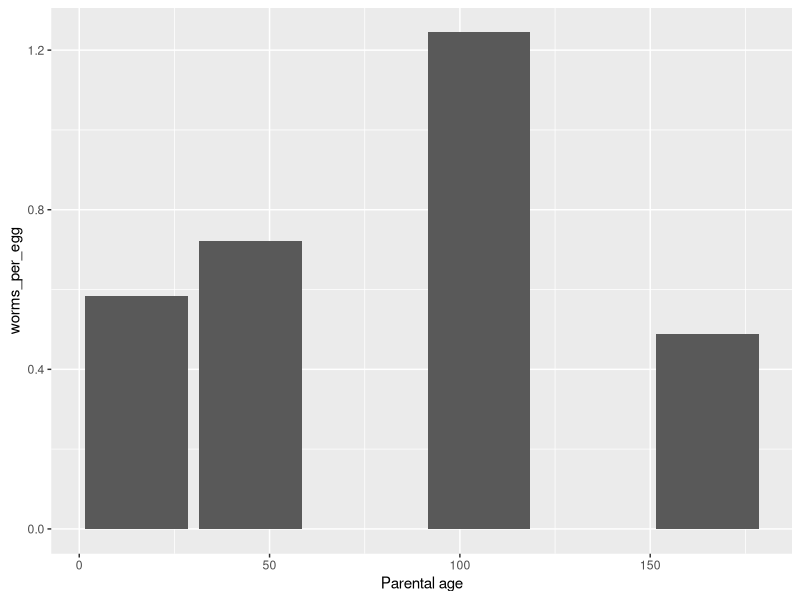

Write R code to recreate this figure.
## ---- chunk 1
knitr::opts_chunk$set(
  eval      = TRUE,
  comment   = "#",
  results   = "hold",
  message = FALSE,
  warning = FALSE,
  # collapse  = TRUE,
  fig.align = "center")
## ---- chunk 2
library(tidyverse) # this loads both dplyr and tidyr, along with other packages
library(readxl) # to read Excel files
## ---- chunk 3
# original URL:
# https://datadryad.org/stash/dataset/doi:10.5061/dryad.2k11f
dt <- read_xlsx("data/Lippens_2017.xlsx") 
## ---- chunk 4
class(dt)
## ---- chunk 5
filter(dt, `time post-infection` == 28)
## ---- chunk 6
select(dt, id, `number of adult worms`)
## ---- chunk 7
distinct(select(dt, id))
## ---- chunk 8
dt %>% # take a data table
  select(id) %>% # select a column
  distinct() # remove duplicates
## ---- chunk 9
dt %>% summarise(avg = mean(`fecal egg count`, na.rm = TRUE))
## ---- chunk 10
dt %>% summarise(avg = mean(`fecal egg count`, na.rm = TRUE), 
                 sd = sd(`fecal egg count`, na.rm = TRUE), 
                 median = median(`fecal egg count`, na.rm = TRUE))
## ---- chunk 11
dt %>% group_by(`Parental age`) %>% 
  summarise(mean = mean(`fecal egg count`, na.rm = TRUE))
## ---- chunk 12
dt %>% arrange(`number of adult worms`)
dt %>% arrange(desc(`number of adult worms`))
## ---- chunk 13
dt %>% rename(pa = `Parental age`)
## ---- chunk 14
dt %>% 
  filter(`time post-infection` == 28) %>% 
  mutate(worms_per_egg = `fecal egg count` / `number of adult worms`)
## ---- chunk 15
dt %>% 
  filter(`time post-infection` == 28) %>% 
  mutate(worms_per_egg = `fecal egg count` / `number of adult worms`) %>% 
  ggplot() + aes(x = `Parental age`, y = worms_per_egg) + geom_col(position = "dodge")
## ---- chunk 16
test <- tibble("indivudual" = c("ind1", "ind2"), 
               "Task A" = c(1, 3), 
               "Task B" = c(4, 1))
test
## ---- chunk 17
test %>% gather(Task, Score, 2:3)
## ---- chunk 18
test <- tibble(location = c("one", "one", "two", "two"), 
               month = c("June", "July", "June", "July"), 
               rainfall = c(12, 14, 6, 8))
test
## ---- chunk 19
test %>% spread(month, rainfall)
## ---- chunk 20
test <- tibble(name = c("Allesina, Stefano", "Kondrashov, Dmitry", "Smith, Julia"))
test
## ---- chunk 21
test %>% separate(name, into = c("last_name", "first_name"), sep = ", ")
## ---- chunk 22
test <- tibble(id = c(1, 2, 3, 4), records = c("a;b;c", "c;d", "a;e", "f"))
test
## ---- chunk 23
test %>% separate_rows(records, sep = ";")
## ---- chunk 24
for_table <- dt %>% 
  group_by(`Parental age`, `time post-infection`) %>% 
  summarise(eggs = mean(`fecal egg count`))
for_table
## ---- chunk 25
for_table %>% spread(`time post-infection`, eggs)
## ---- chunk 26
# Original URL
# https://datadryad.org/stash/dataset/doi:10.5061/dryad.80vd7q6
a <- read_xlsx("data/Derocles et al Networks.xlsx")
## ---- chunk 27
starting <- a %>% transmute(plot = `plot 1`, 
                            start = ifelse(grepl("plot", `plot 1`), 
                                           row_number(), NA)) %>% 
  filter(!is.na(start))
## ---- chunk 28
starting <- rbind(tibble(plot = "plot 1", start = 1), 
                  starting %>% mutate(start = start + 1))
starting
## ---- chunk 29
starting <- starting %>% mutate(end = lead(start) - 3)
starting
## ---- chunk 30
tail(starting)
## ---- chunk 31
starting[starting$plot == "plot 24", "end"] <- nrow(a)
tail(starting)
## ---- chunk 32
my_plot <- "plot 1"
my_start  <- 1
my_end <- 14
# build this line by line!
a %>% slice(my_start:my_end) %>% 
  gather(to, frequency, -`plot 1`) %>% 
  rename(from = `plot 1`) %>% 
  add_column(plot = my_plot) %>% 
  mutate(frequency = as.numeric(frequency)) %>% 
  filter(frequency > 0) %>% 
  select(plot, from, to, frequency)
## ---- chunk 33
my_data <- tibble()
for (i in 1:nrow(starting)){
  my_plot <- starting$plot[i]
  my_start  <- starting$start[i]
  my_end <- starting$end[i]
  # build this line by line!
  my_data <- rbind(my_data,
    a %>% slice(my_start:my_end) %>% 
    gather(to, frequency, -`plot 1`) %>% 
    rename(from = `plot 1`) %>% 
    add_column(plot = my_plot) %>% 
    mutate(frequency = as.numeric(frequency)) %>% 
    filter(frequency > 0) %>% 
    select(plot, from, to, frequency))
}
## ---- chunk 34
my_data %>% 
  group_by(from, to) %>% 
  summarise(num = n(), 
            mean = mean(frequency), 
            sd = sd(frequency)) %>% 
  arrange(desc(mean))
